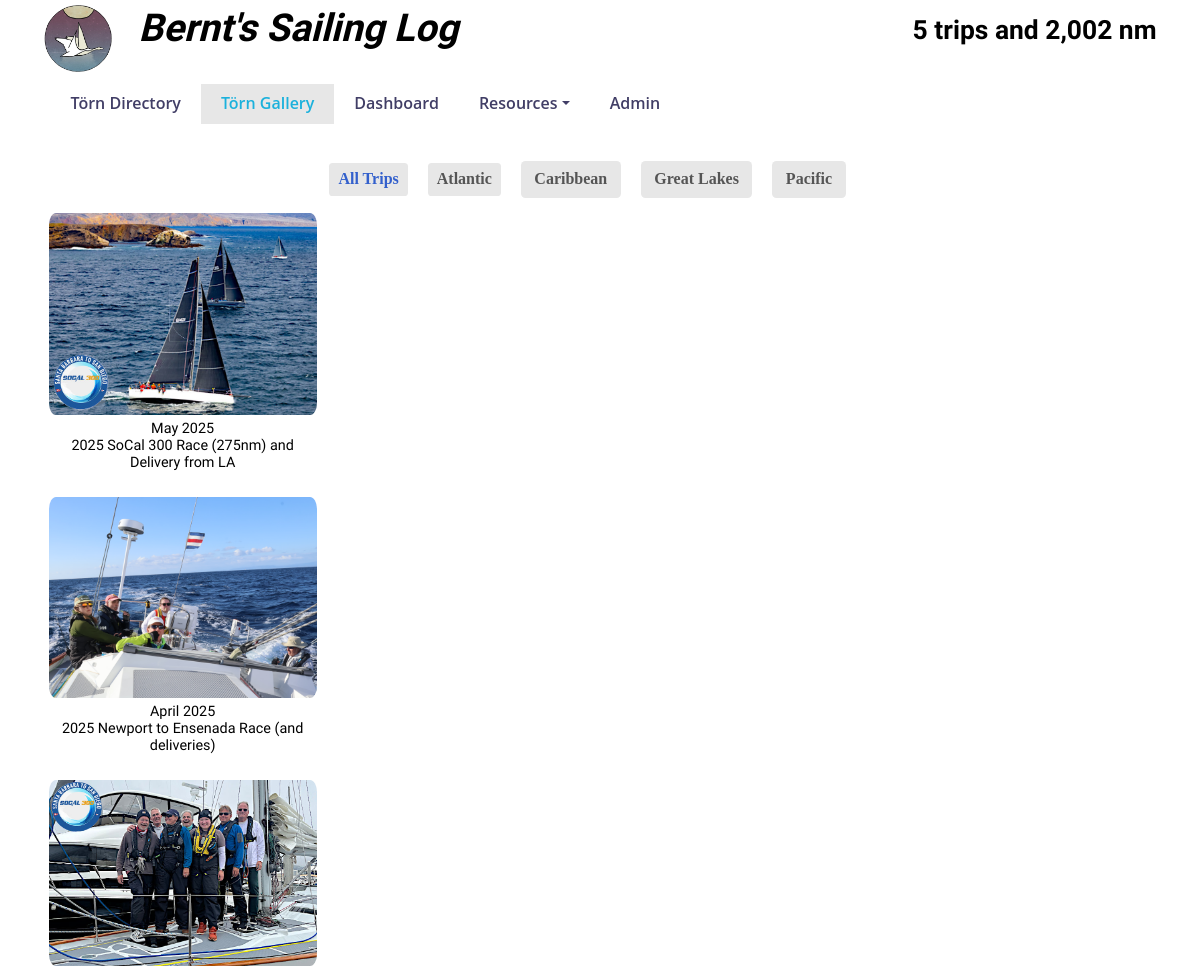
The app's page /gallery (upper part), older data.
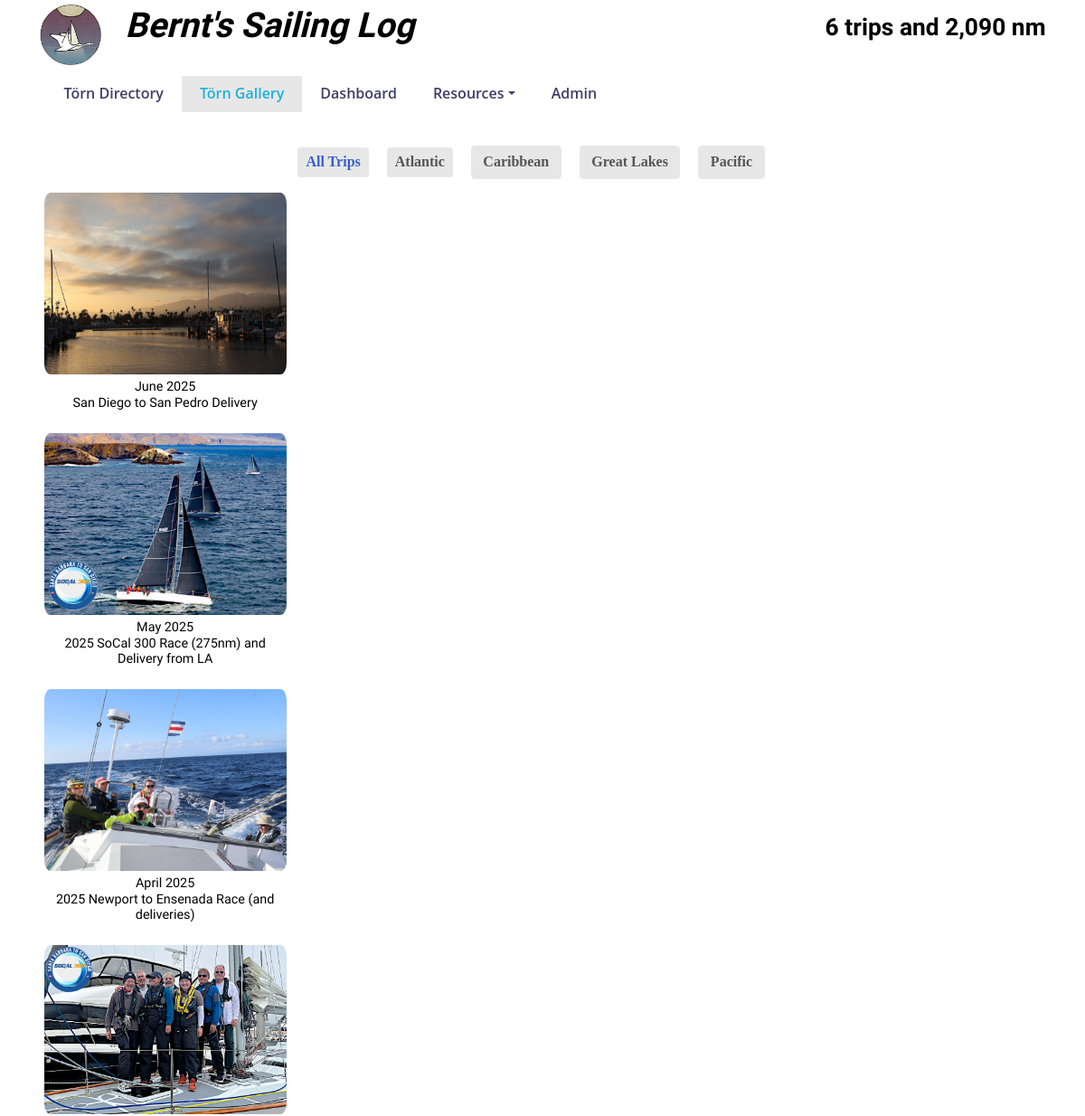
The same page, newer data.
### toerns/models.py (models this page shows, shortened)
class toerndirectory(models.Model):
    geoChoices = (
        ('Atlantic', u'Atlantic'),
        ('Baltic', u'Baltic'),
        ('Caribbean', u'Caribbean'),
        ('Coratia', u'Croatia'),
        ('Great Lakes', u'Great Lakes'),
        ('Pacific', u'Pacific')
    )
    id = models.AutoField(primary_key=True)
    startDate = models.DateField(help_text="date in YYYY-MM-DD format")
    endDate = models.DateField(help_text="date in YYYY-MM-DD format")
    destination = models.CharField(blank=True, null=True, max_length=150)
    georegion = models.CharField(blank=True, null=True, max_length=40, choices=geoChoices,
                                 help_text="Atlantic, Baltic, Caribbean, Croatia, Great Lakes, Pacific")
    maptable = models.CharField(blank=True, null=True, max_length=100,
                                help_text="name of the Google Maps waypoints table")
    boat = models.CharField(blank=True, null=True, max_length=400)
    miles = models.DecimalField(null=True, max_digits=8, decimal_places=2)
    daysAtSea = models.IntegerField()
    skipper = models.ManyToManyField(CrewMembers, blank=True, related_name='skipperToern')
    crew = models.ManyToManyField(CrewMembers, blank=True, related_name='crewToern')
    image = models.CharField(blank=True, null=True, max_length=100)
    picturelink = models.CharField(blank=True, null=True, max_length=200)
    class Meta:
        managed = True
        db_table = "ToernDirectory"
        verbose_name_plural = 'Toern Directory'

### toerns/views.py (the view)
# urls.py: path("gallery", views.gallery, name="Gallery"),
def gallery(request):
    return render(request, "toerns/gallery.html",
                  context=fetchContent(request, route="all"))

### toerns/templatetags/custom_filter.py (called while the page is built)
@register.filter(name='replace')
def replace(value, arg):
    old, new = arg.split(',')
    return value.replace(old, new)

@register.filter(name='multi_replace')
def multi_replace(value, arg):
    replacements = arg.split(',')
    for old, new in zip(replacements[::2], replacements[1::2]):
        value = value.replace(old, new)
    return value

### templates/toerns/gallery.html (shortened to what this page needs)
{% extends "toerns/header.html" %}
{% load static %}
{% load humanize %}
{% load custom_filter %}
{% block content %}
    <div id="trip_gallery" class="container">
        <div id="portfolio" class="col-xs-12">
            <div id="tripItems" class="portfolio-items">
            {% for trip in trips %}
                {% with
                    destination=trip.georegion|add:"<br /><a href='plotRoute/"|add:trip.maptable|add:"'>"|add:trip.destination|add:"</a>"
                    yacht=trip.boat|multi_replace:"linefeed,<br>,openLink,<a,closeLink,</a>,pdf/,../static/pdf/,&#34;,'"
                %}
                <div class="portfolio-item {{ trip.georegion|replace:" ,_" }} col-xs-12 col-sm-4 col-md-3" data-value="{{ trip.miles }}">
                    <div class="trip-details-wrap">
                        <img class="img-responsive" id="tripImage" src="../static/{{ trip.image }}" alt="{{ trip.destination }}" onerror="imgErrorTripPicture(this)" />
                        <div class="text-center trip-name">
                            {{ trip.startDate|date:"F" }}&nbsp;{{ trip.startDate|date:"Y" }}<br />{{ trip.destination }}
                        </div>
                    </div>
                </div>
                {% endwith %}
            {% endfor %}
            </div>
        </div>
    </div>
{% endblock %}

Row changes from the older to the newer data that the page shows:
added toerndirectory: {{ trip.miles }} 88.52 (drawn), image (picture), startDate "June", startDate "2025", destination "San Diego to San Pedro Delivery"
Text that changed along with them:
text written by a page script: "5 trips and 2,002 nm" → "6 trips and 2,090 nm"
